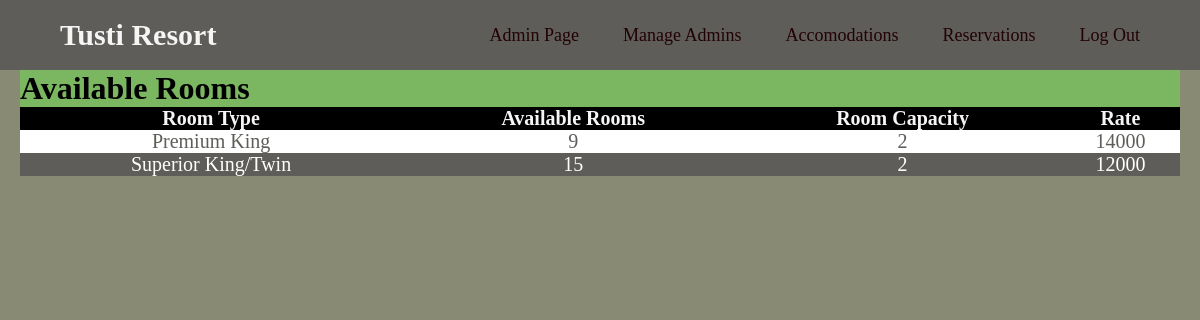
Screenshot of /src/html-php/available_rooms.php with the database file from the repository.
### tables this page shows
CREATE TABLE `rooms` (
  `Type` varchar(100) NOT NULL,
  `Total_Rooms` int(11) NOT NULL,
  `Available` int(11) NOT NULL,
  `Reserved` int(11) NOT NULL,
  `R_Capacity` int(11) NOT NULL,
  `Rate` int(11) NOT NULL,
  `image` varchar(100) NOT NULL,
  `detail` varchar(500) NOT NULL
);

### src/html-php/available_rooms.php (the view, shortened to what this page needs)
<!DOCTYPE html>
<html lang="en">
<head>
    <link rel = "stylesheet" href="../css/style_admin.css">
</head>
<body>
    <nav>
    <div class="logo"><a href="../html-php/home.php">Tusti Resort</a></div>
        <ul>
            <li><a href="../html-php/admin.php">Admin Page</a></li>
            <li><a href="#">Manage Admins</a>
            </li>
            <li><a href="#">Accomodations</a>
            </li>
            <li><a href="#">Reservations</a>
            </li>
            <li><a href="../html-php/home.php">Log Out</a></li>
        </ul>
    </nav>
<div class="list">
    <div>
        <h1>Available Rooms</h1>
    </div>
    <table>
        <thead>
            <tr>
                <th>Room Type</th>
                <th>Available Rooms</th>
                <th>Room Capacity</th>
                <th>Rate</th>
            </tr>
        </thead>
        <tbody>
        <?php
        $username = "root";
        $password = "test";
        $server = "db";
        $database = "rms";
        $con = mysqli_connect($server,$username,$password,$database);
        $selectquery = " select * from rooms";
        $query = mysqli_query($con,$selectquery);
        while($res = mysqli_fetch_array($query)){
        ?>
           <tr>
            <td><?php echo $res['Type'];?></td>
            <td><?php echo $res['Available'];?></td>
            <td><?php echo $res['R_Capacity'];?></td>
            <td><?php echo $res['Rate'];?></td>
           </tr>
        <?php
        }
        ?>
        </tbody>
    </table>
    </div>
</body>
</html>

### src/css/style_admin.css (style rules this page uses)
* { margin: 0; padding: 0; }
body { background-color: whitesmoke; background-size: cover; background-position: center center; height: 100vh; box-sizing: border-box; }
nav { background: rgb(94, 93, 89); font-family: times; }
nav:after { content: ''; clear: both; display: table; }
nav .logo { float: left; color: whitesmoke; font-size: 30px; font-weight: 600; line-height: 70px; padding-left: 60px; }
nav ul { float: right; list-style: none; margin-right: 40px; position: relative; }
nav ul li { display: inline-block; background: rgb(94, 93, 89); margin: 0 5px; }
nav ul li a { color:rgb(34, 2, 2); text-decoration: none; line-height: 70px; font-size:18px; padding: 8px 15px; }
.list { background-color: rgb(123,182,97); margin-left: 20px; margin-right: 20px; }

### src/html-php/available_rooms.php (style rules this page uses)
body { background-color: rgb(137,138,116); }
table { border-collapse: collapse; width: 100%; color: #5E5D59; font-family: times; font-size: 20px; text-align: center; }
th { background-color: black; color: whitesmoke; }
tr:nth-child(even) { background-color: #5E5D59; color: white; }
tr:nth-child(odd) { background-color: white; color: #5E5D59; }
a { color: whitesmoke; text-decoration: none; }

### rows the page displays
rooms: Type "Premium King", Available "9", R_Capacity "2", Rate "14000"
rooms: Type "Superior King/Twin", Available "15", R_Capacity "2", Rate "12000"
